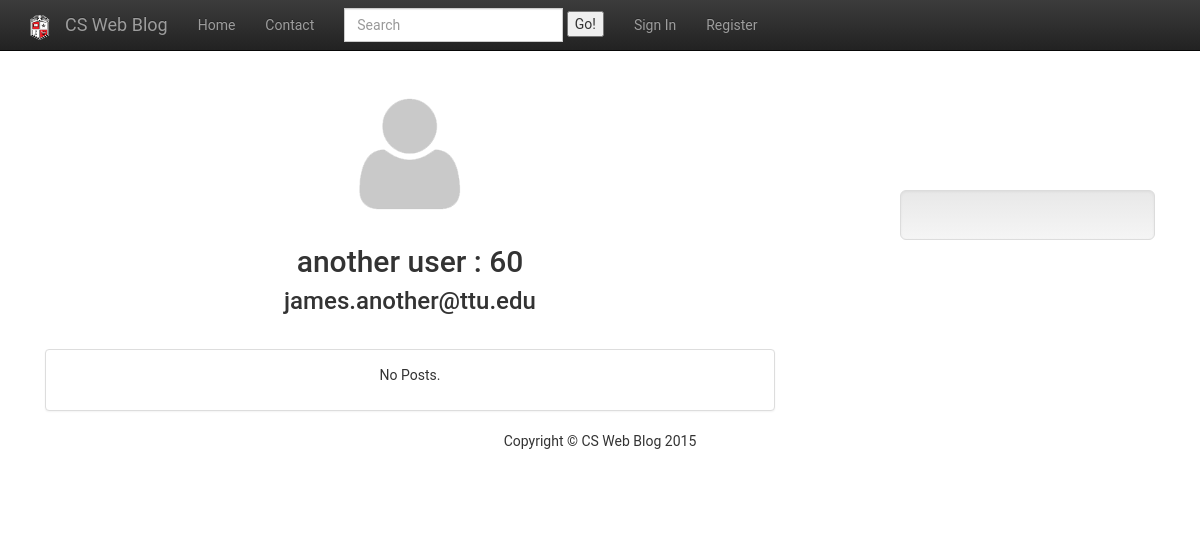
/website?page=profile&id=6&number=2, run on the app's committed database.
### tables this page shows
CREATE TABLE `users` (
  `id` int(11) NOT NULL,
  `first_name` varchar(255) NOT NULL,
  `last_name` varchar(255) NOT NULL,
  `email` varchar(255) NOT NULL,
  `password` varchar(255) NOT NULL,
  `role_id` int(11) NOT NULL,
  `points` int(255) NOT NULL
);

### website/index.php (called while the page is built, shortened)
<?php
include("init.php");
$prefix = "";
if(isset($_GET['page']))
    $pg = $_GET['page'];
$file = "webapp/views/".$prefix."/".$pg.".php";
if(file_exists($file)) {
    include($file);
} else
    include("webapp/views/errors/error404.php");

### website/includes/Database.php (called while the page is built, shortened)
<?php
class Database{
    var $mysqli, $result, $q, $affectedRows, $error;
    private $host, $user, $pass, $db;
    function __construct($host, $user, $pass, $db, $autoConnect = true){
        $this->host = $host;
        $this->user = $user;
        $this->pass = $pass;
        $this->db = $db;
        if(!function_exists('mysqli_init') && !extension_loaded('mysqli')){
            $this->error = 'Error: MySQLi is not installed.';
            return false;
        }else{
            if($autoConnect)
                return @$this->connect();
            else
                return false;
        }
    }
    public function connect(){
        $this->mysqli = new MySQLi($this->host, $this->user, $this->pass, $this->db);
    }
    private function clean(){
        $str = $this->q;
        $str = @trim($str);
        $this->q = mysqli_real_escape_string($this->mysqli, $str);
    }
    public function execute($query, $mode = MYSQLI_STORE_RESULT){
        $this->q = $query;
        $result = $this->mysqli->query($query, $mode);
        if(is_object($result) && $result instanceof MySQLi_Result){
            $this->result = $result;
        }else
            $this->affectedRows = $this->mysqli->affected_rows;
        return $this;
    }
    public function fetchRow(){
        return $this->result->fetch_assoc();
    }
    public function fetchAll(){
        $row = array();
        return !empty($row) ? $row : array();
    }
}
?>

### website/init.php (called while the page is built, shortened)
<?php
    $DB = new Database(DB_HOST, DB_USER, DB_PASS, DB_DB);
    $Session = new Session();
    $SessionPerson = new SessionPerson($DB, $Session);
    $BlogPosts = new BlogPosts($DB);
    $Users = new Users($DB);

### website/includes/SessionPerson.php (called while the page is built, shortened)
<?php
class SessionPerson extends Person {
    private $session;
    public function __construct($db, $session){
        $this->session = $session;
    }
    private function getVariable($name){
        return $this->session->get($name);
    }
    private function addVariable($name, $value){
        $this->session->add($name, $value);
    }
}
?>

### website/includes/Session.php (called while the page is built, shortened)
<?php
class Session{
    public function get($name){
        if(isset($_SESSION[$name]))
            return $_SESSION[$name];
        else
            return NULL;
    }
}
?>

### website/includes/Person.php (called while the page is built, shortened)
<?php
class Person extends People {
    private $roleId;
    public function role() {
        return $this->roleId;
    }
    private function removeAllValues(){
        $this->roleId = -1;
    }
}
?>

### website/includes/Page.php (called while the page is built, shortened)
<?php
class Page {
    public function setCrumbs($show_crumbs){
        $this->show_crumbs = $show_crumbs;
    }
    public function getQuery($get){
        if(isset($_GET[$get]))
            return $_GET[$get];
        else
            return NULL;
    }
}
?>

### website/includes/DAO.php (called while the page is built, shortened)
<?php
class DAO {
     protected $db;
     protected $table;
    function __construct($db, $table) {
        $this->db = $db;
        $this->table = $table;
    }
    function get($id) {
        return $this->db->execute("SELECT * FROM ".$this->table." WHERE id = '".$id."'")->fetchRow();
    }
}

### website/webapp/views/modules/pagination.php (called while the page is built, shortened)
        <?php
function calcOffset($number) {
    return ($number * ITEMS_PER_PAGE) - ITEMS_PER_PAGE;
}
?>

### website/includes/BlogPosts.php (called while the page is built, shortened)
<?php
class BlogPosts extends DAO {
    function getAllForUser($userId, $limit = 0, $offset = 0) {
        $q = "SELECT * FROM ".$this->table." WHERE user_id = '".$userId."' ORDER BY id DESC";
        if($limit > 0)
            $q = $q." LIMIT $limit";
        if($offset > 0)
            $q = $q." OFFSET $offset";
        return $this->db->execute($q)->fetchAll();
    }
}

### website/webapp/views/profile.php (the view, shortened to what this page needs)
<?php
$page = new Page("Home", $SessionPerson);
$page->getModule("categories");
$page->getModule("blogPost");
$page->getModule("pagination");
$id = $page->getQuery("id");
$points = 0;
$email = "";
$firstName = "";
$lastName = "";
$number = $page->getQuery("number");
$offset = calcOffset($number);
if (!is_null($id)) {
	$u = $Users->get($id);
	$firstName = $u["first_name"];
	$lastName = $u["last_name"];
	$points = $u["points"];
	$email = $u["email"];
} else {
	$id = $SessionPerson->id();
	$firstName = $SessionPerson->first_name();
	$lastName = $SessionPerson->last_name();
	$points = $SessionPerson->points();
	$email = $SessionPerson->email();
}
if(isset($_POST["submit"]) && $page->getQuery("sent")) {
	$fileName = $id.".png";
	move_uploaded_file($_FILES['avatar']['tmp_name'], ICONS_DIR.$fileName);
	$page->removeQuery("sent");
	$page->redirect();
} else {
	$page->showHeader();
	?>
	<div class="container col-md-8">
		<div class="panel-body text-center">
			<?php
			$ua = new UserAvatar($id);
			echo $ua->getImage(140, 140);
			?>
			<br/>
			<h2><?php echo $firstName . " " . $lastName; ?> : <?php echo $points; ?> </h2>
			<h3><?php echo $email; ?></h3>
			<br/>
		</div>
	</div>
	<br/>
	<br/>
	<br/>
	<br/>
	<br/>
	<br/>
	<div class="container col-md-8">
		<?php
		$posts = $BlogPosts->getAllForUser($id, ITEMS_PER_PAGE, $offset);
		$count = count($posts);
		if ($count > 0) {
			foreach ($posts as $b) {
				$categoryName = $Categories->get($b["category"])["name"];
				$ans = $b["correctAnswerId"] > 0;
				$opened = $b["marked"] == 0;
				if ($opened || $page->isAdmin($Role))
					blogPostWithCategory($b["id"], $b["title"], $id, $firstName, $lastName, $b["date_posted"], $b["category"], $categoryName, $ans, $opened);
			}
			pagination($number, $count, $page);
		} else {
			?>
			<div class="panel panel-default">
				<div class="panel-body text-center">
					<div class="row">
						<p>No Posts.</p>
					</div>
				</div>
			</div>
			<?php
		}
		?>
	</div>
	<?php
}
?>

### website/webapp/assets/css/blog-home.css (style rules this page uses)
body { padding-top: 70px; }
* { font-family: 'Roboto', sans-serif; }
h3 { padding: 0px; margin: 0px; }

### data on the page
users: first_name "another", last_name "user", points "60", email "james.another@ttu.edu"

### other printed values
PROJECT_NAME "CS Web Blog"
PAGE_FOOTER "Copyright © CS Web Blog 2015"
